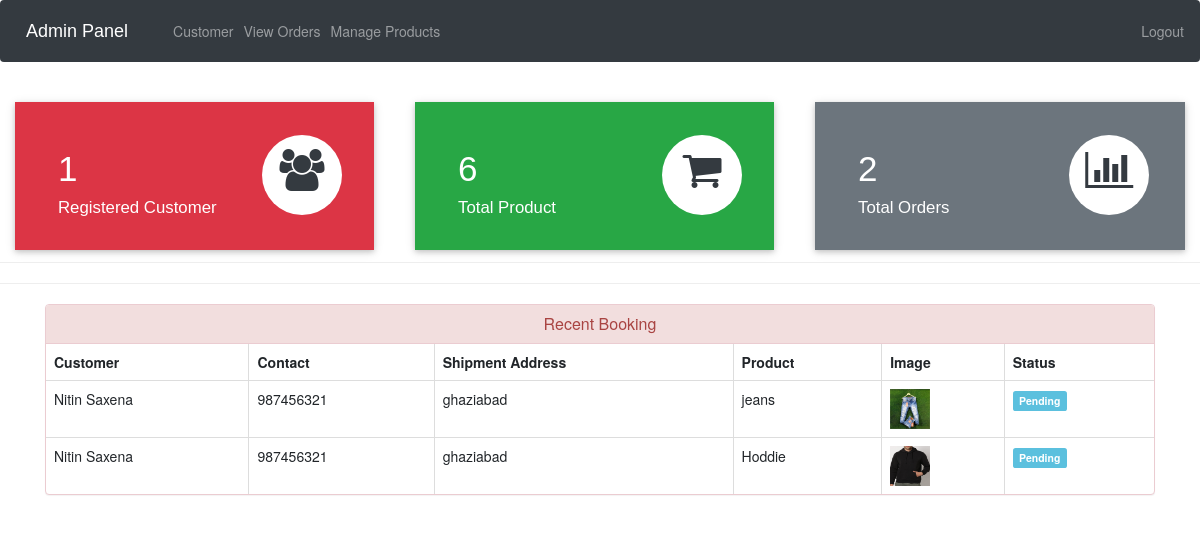
The app's page /admin-dashboard (signed in) with its own data.
### ecom/models.py (models this page shows, shortened)
class Customer(models.Model):
    user=models.OneToOneField(User,on_delete=models.CASCADE)
    profile_pic= models.ImageField(upload_to='profile_pic/CustomerProfilePic/',null=True,blank=True)
    address = models.CharField(max_length=40)
    mobile = models.CharField(max_length=20,null=False)
    @property
    def get_name(self):
        return self.user.first_name+" "+self.user.last_name

class Orders(models.Model):
    STATUS =(
        ('Pending','Pending'),
        ('Order Confirmed','Order Confirmed'),
        ('Out for Delivery','Out for Delivery'),
        ('Delivered','Delivered'),
    )
    customer=models.ForeignKey('Customer', on_delete=models.CASCADE,null=True)
    product=models.ForeignKey('Product',on_delete=models.CASCADE,null=True)
    email = models.CharField(max_length=50,null=True)
    address = models.CharField(max_length=500,null=True)
    mobile = models.CharField(max_length=20,null=True)
    order_date= models.DateField(auto_now_add=True,null=True)
    status=models.CharField(max_length=50,null=True,choices=STATUS)

class Product(models.Model):
    name=models.CharField(max_length=40)
    product_image= models.ImageField(upload_to='product_image/',null=True,blank=True)
    price = models.PositiveIntegerField()
    description=models.CharField(max_length=40)

### ecom/views.py (the view)
# urls.py: path('admin-dashboard', views.admin_dashboard_view,name='admin-dashboard'),
@login_required(login_url='adminlogin')
def admin_dashboard_view(request):
    customercount=models.Customer.objects.all().count()
    productcount=models.Product.objects.all().count()
    ordercount=models.Orders.objects.all().count()
    orders=models.Orders.objects.all()
    ordered_products=[]
    ordered_bys=[]
    for order in orders:
        ordered_product=models.Product.objects.all().filter(id=order.product.id)
        ordered_by=models.Customer.objects.all().filter(id = order.customer.id)
        ordered_products.append(ordered_product)
        ordered_bys.append(ordered_by)
    mydict={
    'customercount':customercount,
    'productcount':productcount,
    'ordercount':ordercount,
    'data':zip(ordered_products,ordered_bys,orders),
    }
    return render(request,'ecom/admin_dashboard.html',context=mydict)

### templates/ecom/admin_dashboard.html
{% extends 'ecom/admin_base.html' %}
{% load static %}
{% block content %}
<br>
{%include 'ecom/admin_dashboard_cards.html'%}
<br><br><br><br><br>
<hr><hr>
<div class="container" >
    <div class="panel panel-danger" >
      <div class="panel-heading" style="text-align:center;">
        <h6 class="panel-title">Recent Booking</h6>
      </div>
      <table class="table table-hover table-bordered" id="dev-table">
        <thead>
          <tr>
            <th>Customer</th>
            <th>Contact</th>
            <th>Shipment Address</th>
            <th>Product</th>
            <th>Image</th>
            <th>Status</th>
          </tr>
        </thead>
        {% for product,customer,order in data %}
        <tr>
          {% for c in customer %}
          <td> {{c.get_name}}</td>
          <td>{{c.mobile}}</td>
          <td>{{order.address}}</td>
          {% endfor %}
          {% for p in product %}
          <td> {{p.name}}</td>
          <td> <img src="{% static p.product_image.url %}" alt="Profile Pic" height="40px" width="40px" /></td>
          {% if order.status == 'Pending'%}
          <td> <span class="label label-info">{{order.status}}</span></td>
          {% elif order.status == 'Delivered' %}
          <td> <span class="label label-success">{{order.status}}</span></td>
          {% elif order.status == 'Out for Delivery' %}
          <td> <span class="label label-warning">{{order.status}}</span></td>
          {%else%}
            <td> <span class="label label-primary">{{order.status}}</span></td>
          {%endif%}
          {% endfor %}
        </tr>
        {% endfor %}
      </table>
  </div>
</div>
{% endblock content %}

### records on screen
Orders: address "ghaziabad", status "Pending"
Customer: get_name "Nitin Saxena", mobile "987456321"
Product: name "jeans", product_image (picture)
Orders: address "ghaziabad", status "Pending"
Product: name "Hoddie", product_image (picture)

### other values on screen
{{ customercount }} "1"
{{ productcount }} "6"
{{ ordercount }} "2"
